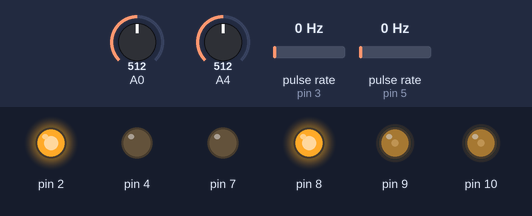
The sketch below on a simulated Arduino Uno, built with avr-gcc and run on an emulated ATmega328P. On the bench: output pins drawn as LEDs (lit = HIGH). Wiring (inferred from the names in the program): 2 × pulse sensor: data pin 3 / data pin 5. Dashed ring = blinking. The inputs (shaded band) are chosen by the test bench; at power-on: pulse rate (sensors on pin 3, pin 5) 0 Hz, A4 = 512, A0 = 512.

Above: at 1.2 s.
1.3 s: pulse rate (sensor on pin 3) set to 4 Hz
At 1.86 s:
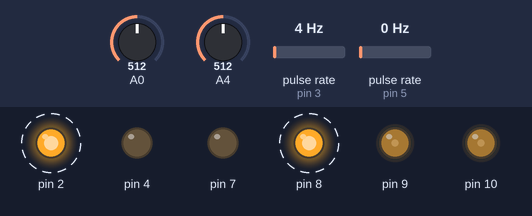
4.3 s: pulse rate (sensor on pin 5) set to 50 Hz
7.3 s: A4 set to 520
At 8.1 s:
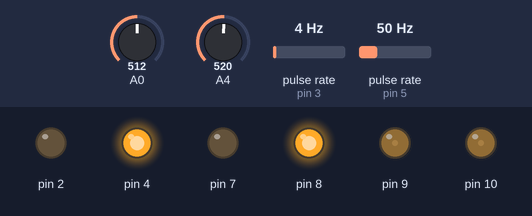
9.0 s: A0 set to 388
10.5 s: A0 set to 358
At 11.03 s:
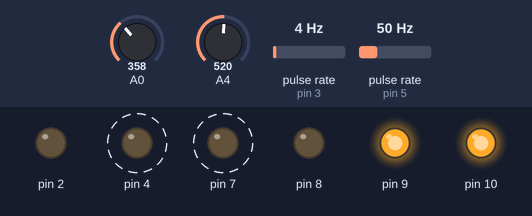
13.5 s: pulse rate (sensor on pin 5) set to 4 Hz
At 13.93 s:
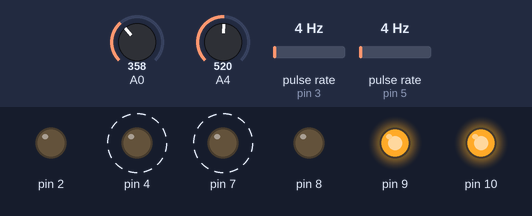
Timing chart, 0 to 17.5 s (numbered marks = the images above; inputs shaded):
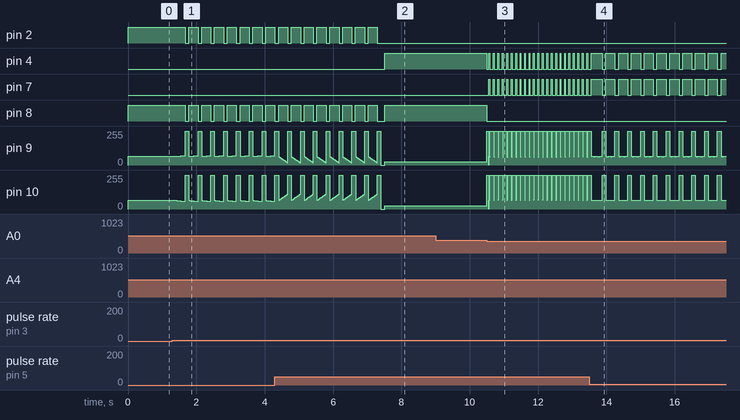

Measured:
- the behaviour switches between 519 and 520 on A4 (found by bisection; images 1 and 2)
- the behaviour switches between 374 and 373 on A0 (found by bisection; images 2 and 3)
- after the input at 1.3 s, pin 2, pin 8: alternates HIGH for 0.27 s and LOW for 0.10 s, starting after 0.38 s
- after the input at 7.3 s, pin 2: goes on until 7.3 s, then stays LOW; pin 4: LOW → HIGH after 0.21 s
- after the input at 9.0 s, every drawn part: stays the same
- after the input at 10.5 s, pin 4: alternates HIGH for 0.03 s and LOW for 0.10 s, starting at once; pin 7: alternates HIGH for 0.03 s and LOW for 0.10 s, starting after 0.06 s; pin 8: HIGH → LOW at once
- after the input at 13.5 s, pin 4, pin 7: alternates HIGH for 0.27 s and LOW for 0.10 s, starting after 0.38 s

The sketch:

WarmupCode.ino
```cpp
/*---------------------------------------------------------------------------------------------------
                               MDP GROUP2 ARDUINO PROGRAM SOURCE CODES
                               ---------------------------------------
                               Done by Ahmad & Dominic
                               Last Updated: 29/9/2015 16:23 Hours

Robot movement is based on a 3x3 grid system.

Functions for access (Use CTRL + F and input MDPX,where X is function number, to zoom to function):

Main Functions:
MDP1 -> setup()
MDP2 -> loop()
MDP3 -> moveForward()
MDP4 -> rotateLeft()
MDP5 -> rotateRight()
MDP6 -> sendSensors()
  MDP6.1 -> sensorRead()
MDP7 -> frontAlignment()
  MDP7.1 -> angleAlign()
  MDP7.2 -> distAlign()
MDP8 -> turnLeft()
MDP9 -> turnRight()

Extension FunctionsL
MDP10 -> pidControlForward()
  MDP10.1 -> pidControlLR()
MDP11 -> insertionsort()
MDP12 -> distanceInCM()
MDP13 -> distanceInGrids()
MDP14 -> readyMsg()
MDP15 -> stopIfFault()
---------------------------------------------------------------------------------------------------*/
#include "DualVNH5019MotorShield.h"
#include "PinChangeInt.h"

DualVNH5019MotorShield md;

bool MazeRunner_Flag = false;

/*---------------------------------------------------------------------------------------------------
                                        Motor
---------------------------------------------------------------------------------------------------*/
#define motor_R_encoder 5  //Define pins for motor encoder input
#define motor_L_encoder 3

#define MAX_SPEED 370
#define SPEED 100

int right_encoder_val = 0, left_encoder_val = 0;
void RightEncoderInc() {
  right_encoder_val++;
}
void LeftEncoderInc() {
  left_encoder_val++;
}

/*---------------------------------------------------------------------------------------------------
                                        Sensor
---------------------------------------------------------------------------------------------------*/
#define LF A0   //Left-front
#define L  A5   //Left
#define CF  A2  //Centre-front
#define R  A3   //Right
#define RF A4   //Right-front
#define SR 0    //Short-range sensor
#define LR 1    //Long-range sensor

/*---------------------------------------------------------------------------------------------------
MDP1                                    Set-Up
---------------------------------------------------------------------------------------------------*/

void setup()
{
  Serial.begin(115200);
  md.init();
  PCintPort::attachInterrupt(motor_R_encoder, RightEncoderInc, CHANGE);
  PCintPort::attachInterrupt(motor_L_encoder, LeftEncoderInc, CHANGE);
}

/*---------------------------------------------------------------------------------------------------
MDP2                                  Main Program
---------------------------------------------------------------------------------------------------*/

void loop()
{
  char command_buffer[10];
  int i = 0, arg = 0, digit = 1;
  char newChar;
  left_encoder_val = 0;
  right_encoder_val = 0;

  /*---------------------------------------------------------------------------------------------------
                                 Establishing Serial Connection with RPi
  ---------------------------------------------------------------------------------------------------*/
//    while (1){
//      if (Serial.available()){
//        newChar = Serial.read();
//        command_buffer[i] = newChar;
//        i++;
//        if (newChar == '|'){
//          i = 1;
//          break;
//        }
//      }
//    }

  //First character in array is the command
  char command = command_buffer[0];

  //Converts subsequent characters in the array into an integer
  while (command_buffer[i] != '|') {
    arg = arg + ( digit * (command_buffer[i] - 48) );
    digit *= 10;
    i++;
  }

  command = 'W';
  arg = 0;
  /*---------------------------------------------------------------------------------------------------
                                          Input Commands
                                          --------------
  LEGEND:
  -------
  W ---> Move Forward
  A ---> Rotate Left
  D ---> Rotate Right
  E ---> Read Sensor Values
  C ---> Recalibrate Robot's Center
  T ---> Avoiding Obstacle In A Straight Line
  L ---> Gradual Left Turn
  R ---> Gradual Right Turn
  ---------------------------------------------------------------------------------------------------*/
  switch ( command ) {
    case 'W':
      {
        if (arg == 0){
          frontAlignment();
          rotateLeft(90);
          frontAlignment();
          rotateLeft(90);
          delay(1000);
          //moveForward(12);
          delay(1000);
          moveForward(1);
          delay(1000);
          moveForward(1);
          delay(1000);
          moveForward(1);
          delay(1000);
          moveForward(1);
          delay(1000);
          moveForward(1);
          delay(1000);
          moveForward(1);
          delay(1000);
          moveForward(1);
          delay(1000);
          moveForward(1);
          delay(1000);
          moveForward(1);
          delay(1000);
          moveForward(1);
          delay(1000);
          moveForward(1);
          delay(1000);
          MazeRunner_Flag = true;
          frontAlignment();
          MazeRunner_Flag = false;
          rotateRight(90);
          MazeRunner_Flag = true;
          frontAlignment();
          MazeRunner_Flag = false;
          rotateRight(90);
          delay(1000);
          moveForward(12);
          delay(1000);

        }
        else moveForward(arg);
        readyMsg();
        break;

      }
    case 'A':
      {
        delay(1000);
        if (arg == 0) rotateLeft(90);
        else rotateLeft(arg);
        readyMsg();
        break;
      }
    case 'D':
      {
        delay(1000);
        if (arg == 0) rotateRight(90);
        else rotateRight(arg);
        readyMsg();
        break;
      }
    case 'E':
      {
        sendSensors();
        break;
      }
    case 'C':
      {
        frontAlignment();
        readyMsg();
        break;
      }
    case 'L':
      {
        turnLeft();
        readyMsg();
        break;
      }
    case 'R':
      {
        turnRight();
        readyMsg();
        break;
      }
    case 'F':
      {
        MazeRunner_Flag = true;
        readyMsg();
        break;
      }
    default:
      {
        break;
      }
      memset(command_buffer, 0, sizeof(command_buffer));
  }
}
//End of loop()

/*---------------------------------------------------------------------------------------------------
MDP3                                    Move Forward
---------------------------------------------------------------------------------------------------*/
void moveForward(int distance) {

  left_encoder_val = 0;
  right_encoder_val = 0;
  int pwmR = 350;
  int pwmL = 350;
  int output = 0;
  int Roffset = 10;
  int brake = 300;

  int multiplier;
  switch (distance) {
    case 1: {
        pwmR = SPEED;
        pwmL = SPEED;
        brake = 100;
        multiplier = 545;
        break;
      }
    case 2: multiplier = 530; break;
    case 3: multiplier = 545; break;
    case 4: multiplier = 560; break;
    case 5: multiplier = 560; break;
    case 6: multiplier = 560; break;
    case 7: multiplier = 565; break;
    case 8: multiplier = 570; break;
    case 9: multiplier = 575; break;
    case 10: multiplier = 580; break;
    case 11: multiplier = 580; break;
    case 12: multiplier = 580; break;
    case 13: multiplier = 580; break;
    case 14: multiplier = 580; break;
    case 15: multiplier = 580; break;
    case 16: multiplier = 580; break;
    case 17: multiplier = 580; break;
    default: multiplier = 580; break;

  }
  int target_Distance = multiplier * distance;

  while (1) {
    if (right_encoder_val > target_Distance) { // break
      md.setBrakes(MAX_SPEED, MAX_SPEED);
      delay(brake);
      md.setBrakes(0, 0);
      break;
    }
    output = pidControlForward(left_encoder_val, right_encoder_val);
    md.setSpeeds(pwmR - output, pwmL + output);
  }
}
//End of moveForward()

/*---------------------------------------------------------------------------------------------------
MDP4                                      Rotate Left
---------------------------------------------------------------------------------------------------*/
int rotateLeft(int angle) {
  left_encoder_val = 0;
  right_encoder_val = 0;
  int pwm1 = 100, pwm2 = 100, output = 0;
  int angle_offset;

  if (angle <= 15) {
    angle_offset = angle * 8.4;
    pwm1 = 100;
    pwm2 = 100;
  }
  else if ((angle > 15) && (angle <= 30))
    angle_offset = angle * 8.4;
  else if ((angle > 30) && (angle <= 45))
    angle_offset = angle * 9.0;
  else if ((angle > 45) && (angle <= 90)){   //8.92 When all fully charged (pid speed 300, no usb 5V)
    if(MazeRunner_Flag){
      pwm1 = 100;
      pwm2 = 100;
      angle_offset = angle * 9.25;
    }
    else angle_offset = angle * 9.23;            //9.33 When all fully charged, pid speed 200, no usb 5V
  }
  else if ((angle > 90) && (angle <= 360))
    angle_offset = angle * 8.9;
  else if ((angle > 360) && (angle <= 720))
    angle_offset = angle * 8.9;
  else if ((angle > 720) && (angle <= 1080))
    angle_offset = angle * 8.9;

  while (1) {

    if ((left_encoder_val >= angle_offset - 70) && (angle > 8)) {
      md.setBrakes(400, 400);
      delay(100);
      md.setBrakes(0, 0);
      break;
    }


    if ((left_encoder_val >= angle_offset - 5) && (angle < 9)) {
      md.setBrakes(400, 400);
      delay(100);
      md.setBrakes(0, 0);
      break;
    }
    output = pidControlLR(left_encoder_val, right_encoder_val);
    md.setSpeeds(pwm1 - output, -(pwm2 + output));

  }
}
//End of rotateLeft()


/*---------------------------------------------------------------------------------------------------
MDP5                                     Rotating Right
---------------------------------------------------------------------------------------------------*/
int rotateRight(int angle) {
  left_encoder_val = 0;
  right_encoder_val = 0;
  int pwm1 = 100, pwm2 = 100, output = 0;
  int angle_offset;

  if (angle <= 15) {
    angle_offset = angle * 8.4;
    pwm1 = 100;
    pwm2 = 100;
  }
  else if ((angle > 15) && (angle <= 30))
    angle_offset = angle * 8.4;
  else if ((angle > 30) && (angle <= 45))
    angle_offset = angle * 8.9;
  else if ((angle > 45) && (angle <= 90)){ //8.95 When all fully charged (pid speed 300, no usb 5V)
     if(false){
      pwm1 = 200;
      pwm2 = 200;
      angle_offset = angle * 8.6;
    }
    else angle_offset = angle * 9.23;          //9.33 When all fully charged, pid speed 200, no usb 5V
  }
  else if ((angle > 90) && (angle <= 360))
    angle_offset = angle * 8.9;
  else if ((angle > 360) && (angle <= 720))
    angle_offset = angle * 8.9;
  else if ((angle > 720) && (angle <= 1080))
    angle_offset = angle * 8.9;

  while (1) {

    if ((right_encoder_val >= angle_offset - 70) && (angle > 8)) {
      md.setBrakes(400, 400);
      delay(100);
      md.setBrakes(0, 0);
      break;
    }


    if ((right_encoder_val >= angle_offset - 5) && (angle < 9)) {
      md.setBrakes(400, 400);
      delay(100);
      md.setBrakes(0, 0);
      break;
    }
    output = pidControlLR(left_encoder_val, right_encoder_val);
    md.setSpeeds(-(pwm1 - output), (pwm2 + output));
  }
}
//End of rotateRight()

/*---------------------------------------------------------------------------------------------------
MDP6                                 Sensor Reading Functions
---------------------------------------------------------------------------------------------------*/
//This function sends the sensor data to the RPi
void sendSensors() {
  int cmLF, cmCF, cmRF, cmL, cmR;
  cmLF = distanceInCM(sensorRead(20, LF), LF);
  cmCF = distanceInCM(sensorRead(20, CF), CF);
  cmRF = distanceInCM(sensorRead(20, RF), RF);
  cmL = distanceInCM(sensorRead(60, L), L);
  cmR = distanceInCM(sensorRead(20, R), R);

  Serial.print(":");
  Serial.print(distanceInGrids(cmLF, SR));
  Serial.print(":");
  //Serial.println(cmLF);
  Serial.print(distanceInGrids(cmCF, SR));
  Serial.print(":");
  //Serial.println(cmCF);
  Serial.print(distanceInGrids(cmRF, SR));
  Serial.print(":");
  //Serial.println(cmRF);
  Serial.print(distanceInGrids(cmL, LR));
  Serial.print(":");
  //Serial.println(cmL);
  Serial.print(distanceInGrids(cmR, SR));
  //Serial.print(":");
  //Serial.println(cmR);
  Serial.print("|\n");
}

//MDP6.1
//This function returns the average 10-bit ADC reading where n is the number of samples
int sensorRead(int n, int sensor) {
  int x[n];
  int i;
  int sum = 0;
  for (i = 0; i < n; i++) {
    x[i] = analogRead(sensor);
  }
  insertionsort(x, n);
  return x[n / 2];        //Return Median
}
//End of Sensor Reading Functions

/*---------------------------------------------------------------------------------------------------
MDP7                              Recalibrating Robot's Center
---------------------------------------------------------------------------------------------------*/
void frontAlignment() {
  angleAlign();
  delay(100);
}

//MDP7.1
//Angle alignment to ensure robot is facing perpendicular to wall.
void angleAlign() {
  int offset = 10;
  if(MazeRunner_Flag) offset = 18;
  while (1) {
    int LFreading = sensorRead(20, LF);
    int RFreading = sensorRead(20, RF);
    int error = LFreading - (RFreading-offset);//Higher to the left, Lower to the right

    if (error > 2) rotateLeft(1);
    else if (error < -2) rotateRight(1);
    else break;

  }
  delay(100);
  int LFdistance = distanceInCM(sensorRead(20, LF), LF);
  if (LFdistance > 15  || LFdistance < 15)distAlign();
}

//MDP7.2
//Distance alignment to ensure robot is approx 15cm from wall to front sensors
void distAlign() {
  while (1) {

    int LFdistance = distanceInCM(sensorRead(20, LF), LF);

    if (LFdistance > 19) md.setSpeeds(80, 80);
    else if (LFdistance > 15) md.setSpeeds(40, 40);
    else if (LFdistance < 15) md.setSpeeds(-40, -40);
    else break;
  }
  md.setBrakes(400, 400);
  delay(50);
  md.setBrakes(0, 0);

  //Recursive call if angle is misaligned after distance alignment.
  int angleError = sensorRead(20, LF) - sensorRead(20, RF);
  if (angleError > 3 || angleError < -3) frontAlignment();

}
//End of Robot Alignment Functions

/*---------------------------------------------------------------------------------------------------
MDP8                                  Gradual Left Turn
---------------------------------------------------------------------------------------------------*/
void turnLeft() {
  md.setSpeeds(250, 50);
  delay(1225);    //1225 When all fully charged
  md.setBrakes(400, 400);
  delay(100);
  md.setBrakes(0, 0);
}
//End of turnLeft()

/*---------------------------------------------------------------------------------------------------
MDP9                                 Gradual Right Turn
---------------------------------------------------------------------------------------------------*/
void turnRight() {
  md.setSpeeds(50, 250);
  delay(1250);  //1250 When all fully charged
  md.setBrakes(400, 400);
  delay(100);
  md.setBrakes(0, 0);
}
//End of turnRight()

/*---------------------------------------------------------------------------------------------------
MDP10                                    PID Control
---------------------------------------------------------------------------------------------------*/
int pidControlForward(int left_encoder_val, int right_encoder_val) {
  int error, prevError;
  float integral, derivative, output;
  float kp = 10;
  float ki = 10;
  float kd = 1;

  error = right_encoder_val - left_encoder_val;
  integral += error;
  derivative = error - prevError;
  output = kp * error + ki * integral + kd * derivative;
  prevError = error;

  return  output;
}
//End of pidControlForward()

//MDP 10.1
int pidControlLR(int left_encoder_val, int right_encoder_val) {
  int error, prevError;
  float integral, derivative, output;
  float kp = 1;
  float ki = 1;
  float kd = 1;

  error = right_encoder_val - left_encoder_val;
  integral += error;
  derivative = error - prevError;
  output = kp * error + ki * integral + kd * derivative;
  prevError = error;

  return output;
}
//End of pidControlLR()

/*---------------------------------------------------------------------------------------------------
MDP11                               Insertion Sort Algorithm
---------------------------------------------------------------------------------------------------*/
//Standard insertion sort algorithm
void insertionsort(int array[], int length) {
  int i, j;
  int temp;
  for (i = 1; i < length; i++) {
    for (j = i; j > 0; j--) {
      if (array[j] < array[j - 1]) {
        temp = array[j];
        array[j] = array[j - 1];
        array[j - 1] = temp;
      }
      else
        break;
    }
  }
}
//End of Insertion Sort Algorithm

/*---------------------------------------------------------------------------------------------------
                                 Sensor Reading Conversions
---------------------------------------------------------------------------------------------------*/
//MDP12
//This function converts the ADC readings into centimeters
int distanceInCM(int reading, int sensor) {
  int cm;

  switch (sensor) {
    case LF:
      cm = 6088 / (reading  + 7) - 1;
      break;
    case CF: //Long range
      cm = 6088 / (reading  + 7) - 1;
      break;
    case RF:
      cm = 6088 / (reading  + 7) - 1;
      break;
    case L:
      cm = 15500.0 / (reading + 29) - 5;;
      break;
    case R:
      cm = 6088 / (reading  + 7) - 1;
      break;
    default:
      return -1;
  }
  return cm;
}

//MDP13
//This function converts the cm readings into grids based on sensor type
int distanceInGrids(int dis, int sensorType) {
  int grids;
  if (sensorType == SR) { //Short range effective up to 2 grids away
    if (dis > 28) grids = 3;
    else if (dis >= 10 && dis <= 19) grids = 1;
    else if (dis >= 20 && dis <= 28) grids = 2;
    //else if (dis >= 32 && dis <= 38) grids = 3;
    else grids = -1;
  }
  else if (sensorType == LR) { //Long range effective up to 5 grids away
    if (dis > 58) grids = 6;
    else if (dis >= 12 && dis <= 22) grids = 1;
    else if (dis > 22 && dis <= 27) grids = 2;
    else if (dis >= 30 && dis <= 37) grids = 3;
    else if (dis >= 39 && dis <= 48) grids = 4;
    else if (dis >= 49 && dis <= 58) grids = 5;
    else grids = -1;
  }

  return grids;
}
//End of Sensor Reading Conversion Functions

//MDP 14
void readyMsg() {
  Serial.print("Y\n");
}
//End of readyMsg()

//MDP15
void stopIfFault()
{
  if (md.getM1Fault())
  {
    Serial.println("M1 fault");
    while (1);
  }
  if (md.getM2Fault())
  {
    Serial.println("M2 fault");
    while (1);
  }
}
```

Source omitted: DualVNH5019MotorShield.cpp (5330 bytes), DualVNH5019MotorShield.h (1493 bytes)
